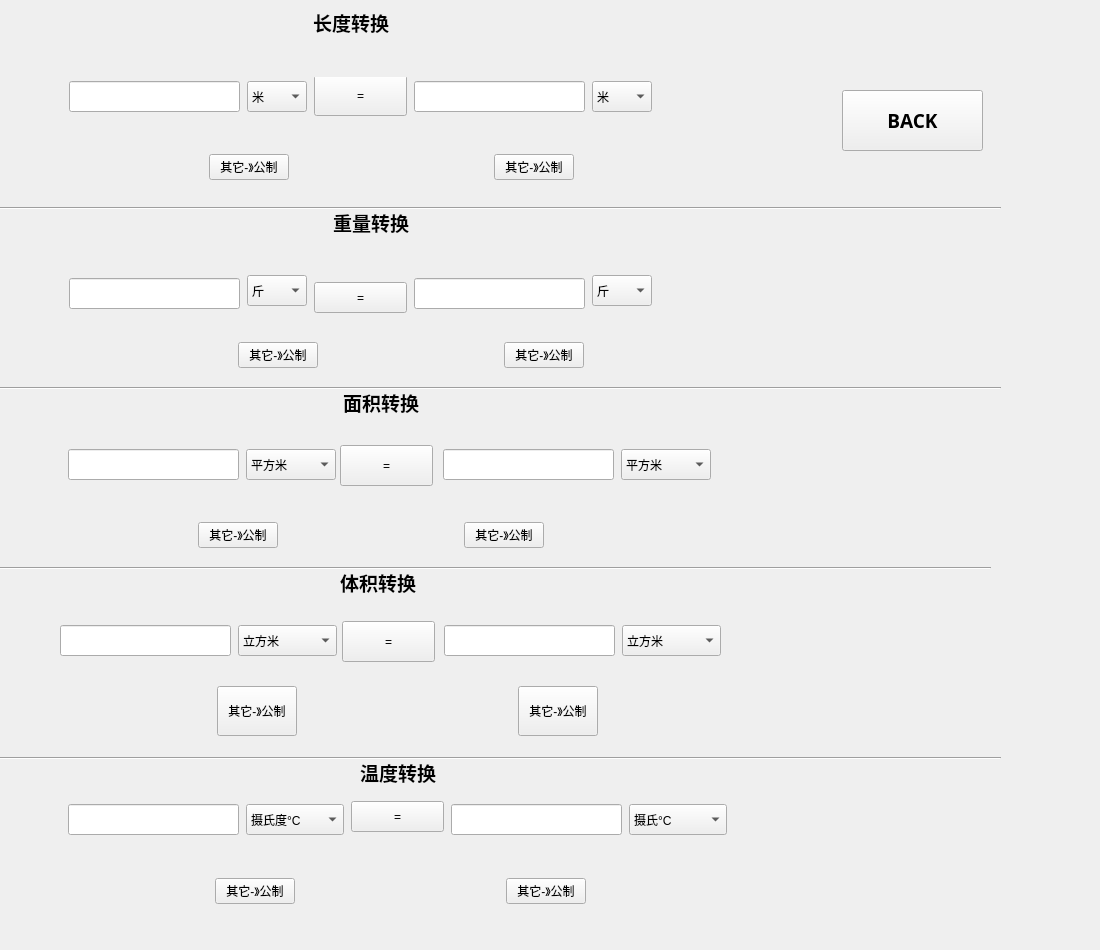
<?xml version="1.0" encoding="UTF-8"?>
<ui version="4.0">
 <class>Second</class>
 <widget class="QWidget" name="Second">
  <property name="geometry">
   <rect>
    <x>0</x>
    <y>0</y>
    <width>1100</width>
    <height>950</height>
   </rect>
  </property>
  <property name="minimumSize">
   <size>
    <width>1100</width>
    <height>950</height>
   </size>
  </property>
  <property name="maximumSize">
   <size>
    <width>1100</width>
    <height>950</height>
   </size>
  </property>
  <property name="windowTitle">
   <string>Form</string>
  </property>
  <widget class="QLabel" name="label">
   <property name="geometry">
    <rect>
     <x>313</x>
     <y>10</y>
     <width>101</width>
     <height>24</height>
    </rect>
   </property>
   <property name="font">
    <font>
     <family>Agency FB</family>
     <pointsize>14</pointsize>
     <weight>75</weight>
     <bold>true</bold>
    </font>
   </property>
   <property name="text">
    <string>长度转换</string>
   </property>
  </widget>
  <widget class="QWidget" name="widget_6" native="true">
   <property name="geometry">
    <rect>
     <x>11</x>
     <y>77</y>
     <width>699</width>
     <height>50</height>
    </rect>
   </property>
   <widget class="QLineEdit" name="lineEdit_9">
    <property name="geometry">
     <rect>
      <x>58</x>
      <y>4</y>
      <width>171</width>
      <height>31</height>
     </rect>
    </property>
   </widget>
   <widget class="QComboBox" name="comboBox_1">
    <property name="geometry">
     <rect>
      <x>236</x>
      <y>4</y>
      <width>60</width>
      <height>31</height>
     </rect>
    </property>
    <item>
     <property name="text">
      <string>米</string>
     </property>
    </item>
    <item>
     <property name="text">
      <string>英尺</string>
     </property>
    </item>
    <item>
     <property name="text">
      <string>千米</string>
     </property>
    </item>
    <item>
     <property name="text">
      <string>丈</string>
     </property>
    </item>
   </widget>
   <widget class="QPushButton" name="equal1">
    <property name="geometry">
     <rect>
      <x>303</x>
      <y>-2</y>
      <width>93</width>
      <height>41</height>
     </rect>
    </property>
    <property name="text">
     <string>=</string>
    </property>
   </widget>
   <widget class="QLineEdit" name="lineEdit_10">
    <property name="geometry">
     <rect>
      <x>403</x>
      <y>4</y>
      <width>171</width>
      <height>31</height>
     </rect>
    </property>
   </widget>
   <widget class="QComboBox" name="comboBox_2">
    <property name="geometry">
     <rect>
      <x>581</x>
      <y>4</y>
      <width>60</width>
      <height>31</height>
     </rect>
    </property>
    <item>
     <property name="text">
      <string>米</string>
     </property>
    </item>
    <item>
     <property name="text">
      <string>英尺</string>
     </property>
    </item>
    <item>
     <property name="text">
      <string>千米</string>
     </property>
    </item>
    <item>
     <property name="text">
      <string>丈</string>
     </property>
    </item>
   </widget>
  </widget>
  <widget class="QWidget" name="widget" native="true">
   <property name="geometry">
    <rect>
     <x>11</x>
     <y>142</y>
     <width>761</width>
     <height>50</height>
    </rect>
   </property>
   <layout class="QHBoxLayout" name="horizontalLayout_2">
    <item>
     <spacer name="horizontalSpacer">
      <property name="orientation">
       <enum>Qt::Horizontal</enum>
      </property>
      <property name="sizeHint" stdset="0">
       <size>
        <width>40</width>
        <height>20</height>
       </size>
      </property>
     </spacer>
    </item>
    <item>
     <widget class="QPushButton" name="pushButton_1">
      <property name="text">
       <string>其它-》公制</string>
      </property>
     </widget>
    </item>
    <item>
     <spacer name="horizontalSpacer_11">
      <property name="orientation">
       <enum>Qt::Horizontal</enum>
      </property>
      <property name="sizeHint" stdset="0">
       <size>
        <width>40</width>
        <height>20</height>
       </size>
      </property>
     </spacer>
    </item>
    <item>
     <widget class="QPushButton" name="pushButton_2">
      <property name="text">
       <string>其它-》公制</string>
      </property>
     </widget>
    </item>
    <item>
     <spacer name="horizontalSpacer_2">
      <property name="orientation">
       <enum>Qt::Horizontal</enum>
      </property>
      <property name="sizeHint" stdset="0">
       <size>
        <width>40</width>
        <height>20</height>
       </size>
      </property>
     </spacer>
    </item>
   </layout>
   <zorder>pushButton_2</zorder>
   <zorder>pushButton_1</zorder>
   <zorder>horizontalSpacer</zorder>
   <zorder>horizontalSpacer_2</zorder>
   <zorder>horizontalSpacer_11</zorder>
  </widget>
  <widget class="QLabel" name="label_2">
   <property name="geometry">
    <rect>
     <x>333</x>
     <y>210</y>
     <width>101</width>
     <height>24</height>
    </rect>
   </property>
   <property name="font">
    <font>
     <family>Agency FB</family>
     <pointsize>14</pointsize>
     <weight>75</weight>
     <bold>true</bold>
    </font>
   </property>
   <property name="layoutDirection">
    <enum>Qt::LeftToRight</enum>
   </property>
   <property name="text">
    <string>重量转换</string>
   </property>
  </widget>
  <widget class="QWidget" name="widget_2" native="true">
   <property name="geometry">
    <rect>
     <x>11</x>
     <y>274</y>
     <width>699</width>
     <height>50</height>
    </rect>
   </property>
   <widget class="QLineEdit" name="lineEdit_7">
    <property name="geometry">
     <rect>
      <x>58</x>
      <y>4</y>
      <width>171</width>
      <height>31</height>
     </rect>
    </property>
   </widget>
   <widget class="QComboBox" name="comboBox_3">
    <property name="geometry">
     <rect>
      <x>236</x>
      <y>1</y>
      <width>60</width>
      <height>31</height>
     </rect>
    </property>
    <property name="maximumSize">
     <size>
      <width>500</width>
      <height>50</height>
     </size>
    </property>
    <property name="editable">
     <bool>false</bool>
    </property>
    <property name="frame">
     <bool>true</bool>
    </property>
    <item>
     <property name="text">
      <string>斤</string>
     </property>
    </item>
    <item>
     <property name="text">
      <string>磅</string>
     </property>
    </item>
    <item>
     <property name="text">
      <string>千克</string>
     </property>
    </item>
   </widget>
   <widget class="QPushButton" name="equal2">
    <property name="geometry">
     <rect>
      <x>303</x>
      <y>8</y>
      <width>93</width>
      <height>31</height>
     </rect>
    </property>
    <property name="text">
     <string>=</string>
    </property>
   </widget>
   <widget class="QLineEdit" name="lineEdit_8">
    <property name="geometry">
     <rect>
      <x>403</x>
      <y>4</y>
      <width>171</width>
      <height>31</height>
     </rect>
    </property>
   </widget>
   <widget class="QComboBox" name="comboBox_4">
    <property name="geometry">
     <rect>
      <x>581</x>
      <y>1</y>
      <width>60</width>
      <height>31</height>
     </rect>
    </property>
    <property name="maximumSize">
     <size>
      <width>500</width>
      <height>50</height>
     </size>
    </property>
    <property name="editable">
     <bool>false</bool>
    </property>
    <property name="frame">
     <bool>true</bool>
    </property>
    <item>
     <property name="text">
      <string>斤</string>
     </property>
    </item>
    <item>
     <property name="text">
      <string>磅</string>
     </property>
    </item>
    <item>
     <property name="text">
      <string>千克</string>
     </property>
    </item>
   </widget>
  </widget>
  <widget class="QWidget" name="widget_8" native="true">
   <property name="geometry">
    <rect>
     <x>150</x>
     <y>330</y>
     <width>521</width>
     <height>50</height>
    </rect>
   </property>
   <layout class="QHBoxLayout" name="horizontalLayout">
    <item>
     <spacer name="horizontalSpacer_13">
      <property name="orientation">
       <enum>Qt::Horizontal</enum>
      </property>
      <property name="sizeHint" stdset="0">
       <size>
        <width>40</width>
        <height>20</height>
       </size>
      </property>
     </spacer>
    </item>
    <item>
     <widget class="QPushButton" name="pushButton_3">
      <property name="text">
       <string>其它-》公制</string>
      </property>
     </widget>
    </item>
    <item>
     <spacer name="horizontalSpacer_12">
      <property name="orientation">
       <enum>Qt::Horizontal</enum>
      </property>
      <property name="sizeType">
       <enum>QSizePolicy::Fixed</enum>
      </property>
      <property name="sizeHint" stdset="0">
       <size>
        <width>180</width>
        <height>20</height>
       </size>
      </property>
     </spacer>
    </item>
    <item>
     <widget class="QPushButton" name="pushButton_4">
      <property name="text">
       <string>其它-》公制</string>
      </property>
     </widget>
    </item>
    <item>
     <spacer name="horizontalSpacer_14">
      <property name="orientation">
       <enum>Qt::Horizontal</enum>
      </property>
      <property name="sizeHint" stdset="0">
       <size>
        <width>40</width>
        <height>20</height>
       </size>
      </property>
     </spacer>
    </item>
   </layout>
  </widget>
  <widget class="QLabel" name="label_3">
   <property name="geometry">
    <rect>
     <x>343</x>
     <y>390</y>
     <width>101</width>
     <height>24</height>
    </rect>
   </property>
   <property name="font">
    <font>
     <family>Agency FB</family>
     <pointsize>14</pointsize>
     <weight>75</weight>
     <bold>true</bold>
    </font>
   </property>
   <property name="text">
    <string>面积转换</string>
   </property>
  </widget>
  <widget class="QWidget" name="widget_3" native="true">
   <property name="geometry">
    <rect>
     <x>10</x>
     <y>445</y>
     <width>759</width>
     <height>50</height>
    </rect>
   </property>
   <widget class="QLineEdit" name="lineEdit_5">
    <property name="geometry">
     <rect>
      <x>58</x>
      <y>4</y>
      <width>171</width>
      <height>31</height>
     </rect>
    </property>
   </widget>
   <widget class="QComboBox" name="comboBox_5">
    <property name="geometry">
     <rect>
      <x>236</x>
      <y>4</y>
      <width>90</width>
      <height>31</height>
     </rect>
    </property>
    <item>
     <property name="text">
      <string>平方米</string>
     </property>
    </item>
    <item>
     <property name="text">
      <string>英亩</string>
     </property>
    </item>
    <item>
     <property name="text">
      <string>公顷</string>
     </property>
    </item>
    <item>
     <property name="text">
      <string>平方千米</string>
     </property>
    </item>
   </widget>
   <widget class="QPushButton" name="equal3">
    <property name="geometry">
     <rect>
      <x>330</x>
      <y>0</y>
      <width>93</width>
      <height>41</height>
     </rect>
    </property>
    <property name="text">
     <string>=</string>
    </property>
   </widget>
   <widget class="QLineEdit" name="lineEdit_6">
    <property name="geometry">
     <rect>
      <x>433</x>
      <y>4</y>
      <width>171</width>
      <height>31</height>
     </rect>
    </property>
   </widget>
   <widget class="QComboBox" name="comboBox_6">
    <property name="geometry">
     <rect>
      <x>611</x>
      <y>4</y>
      <width>90</width>
      <height>31</height>
     </rect>
    </property>
    <item>
     <property name="text">
      <string>平方米</string>
     </property>
    </item>
    <item>
     <property name="text">
      <string>英亩</string>
     </property>
    </item>
    <item>
     <property name="text">
      <string>公顷</string>
     </property>
    </item>
    <item>
     <property name="text">
      <string>平方千米</string>
     </property>
    </item>
   </widget>
  </widget>
  <widget class="QWidget" name="widget_9" native="true">
   <property name="geometry">
    <rect>
     <x>10</x>
     <y>510</y>
     <width>721</width>
     <height>50</height>
    </rect>
   </property>
   <layout class="QHBoxLayout" name="horizontalLayout_9">
    <item>
     <spacer name="horizontalSpacer_15">
      <property name="orientation">
       <enum>Qt::Horizontal</enum>
      </property>
      <property name="sizeHint" stdset="0">
       <size>
        <width>40</width>
        <height>20</height>
       </size>
      </property>
     </spacer>
    </item>
    <item>
     <widget class="QPushButton" name="pushButton_5">
      <property name="text">
       <string>其它-》公制</string>
      </property>
     </widget>
    </item>
    <item>
     <spacer name="horizontalSpacer_23">
      <property name="orientation">
       <enum>Qt::Horizontal</enum>
      </property>
      <property name="sizeType">
       <enum>QSizePolicy::Fixed</enum>
      </property>
      <property name="sizeHint" stdset="0">
       <size>
        <width>180</width>
        <height>20</height>
       </size>
      </property>
     </spacer>
    </item>
    <item>
     <widget class="QPushButton" name="pushButton_6">
      <property name="text">
       <string>其它-》公制</string>
      </property>
     </widget>
    </item>
    <item>
     <spacer name="horizontalSpacer_17">
      <property name="orientation">
       <enum>Qt::Horizontal</enum>
      </property>
      <property name="sizeHint" stdset="0">
       <size>
        <width>40</width>
        <height>20</height>
       </size>
      </property>
     </spacer>
    </item>
   </layout>
   <zorder>pushButton_6</zorder>
   <zorder>pushButton_5</zorder>
   <zorder>horizontalSpacer_15</zorder>
   <zorder>horizontalSpacer_17</zorder>
   <zorder>horizontalSpacer_23</zorder>
  </widget>
  <widget class="QLabel" name="label_4">
   <property name="geometry">
    <rect>
     <x>340</x>
     <y>570</y>
     <width>101</width>
     <height>24</height>
    </rect>
   </property>
   <property name="font">
    <font>
     <family>Agency FB</family>
     <pointsize>14</pointsize>
     <weight>75</weight>
     <bold>true</bold>
    </font>
   </property>
   <property name="text">
    <string>体积转换</string>
   </property>
  </widget>
  <widget class="QWidget" name="widget_4" native="true">
   <property name="geometry">
    <rect>
     <x>2</x>
     <y>621</y>
     <width>777</width>
     <height>50</height>
    </rect>
   </property>
   <widget class="QLineEdit" name="lineEdit_3">
    <property name="geometry">
     <rect>
      <x>58</x>
      <y>4</y>
      <width>171</width>
      <height>31</height>
     </rect>
    </property>
   </widget>
   <widget class="QComboBox" name="comboBox_7">
    <property name="geometry">
     <rect>
      <x>236</x>
      <y>4</y>
      <width>99</width>
      <height>31</height>
     </rect>
    </property>
    <item>
     <property name="text">
      <string>立方米</string>
     </property>
    </item>
    <item>
     <property name="text">
      <string>毫升（ml）</string>
     </property>
    </item>
    <item>
     <property name="text">
      <string>英国加仑</string>
     </property>
    </item>
    <item>
     <property name="text">
      <string>升（L）</string>
     </property>
    </item>
   </widget>
   <widget class="QPushButton" name="equal4">
    <property name="geometry">
     <rect>
      <x>340</x>
      <y>0</y>
      <width>93</width>
      <height>41</height>
     </rect>
    </property>
    <property name="text">
     <string>=</string>
    </property>
   </widget>
   <widget class="QLineEdit" name="lineEdit_4">
    <property name="geometry">
     <rect>
      <x>442</x>
      <y>4</y>
      <width>171</width>
      <height>31</height>
     </rect>
    </property>
   </widget>
   <widget class="QComboBox" name="comboBox_8">
    <property name="geometry">
     <rect>
      <x>620</x>
      <y>4</y>
      <width>99</width>
      <height>31</height>
     </rect>
    </property>
    <item>
     <property name="text">
      <string>立方米</string>
     </property>
    </item>
    <item>
     <property name="text">
      <string>毫升（ml）</string>
     </property>
    </item>
    <item>
     <property name="text">
      <string>英国加仑</string>
     </property>
    </item>
    <item>
     <property name="text">
      <string>升（L）</string>
     </property>
    </item>
   </widget>
  </widget>
  <widget class="QWidget" name="widget_10" native="true">
   <property name="geometry">
    <rect>
     <x>2</x>
     <y>686</y>
     <width>811</width>
     <height>50</height>
    </rect>
   </property>
   <layout class="QHBoxLayout" name="horizontalLayout_10">
    <item>
     <spacer name="horizontalSpacer_16">
      <property name="orientation">
       <enum>Qt::Horizontal</enum>
      </property>
      <property name="sizeHint" stdset="0">
       <size>
        <width>40</width>
        <height>20</height>
       </size>
      </property>
     </spacer>
    </item>
    <item>
     <widget class="QPushButton" name="pushButton_7">
      <property name="sizePolicy">
       <sizepolicy hsizetype="Minimum" vsizetype="Preferred">
        <horstretch>0</horstretch>
        <verstretch>0</verstretch>
       </sizepolicy>
      </property>
      <property name="text">
       <string>其它-》公制</string>
      </property>
     </widget>
    </item>
    <item>
     <spacer name="horizontalSpacer_22">
      <property name="orientation">
       <enum>Qt::Horizontal</enum>
      </property>
      <property name="sizeHint" stdset="0">
       <size>
        <width>40</width>
        <height>20</height>
       </size>
      </property>
     </spacer>
    </item>
    <item>
     <widget class="QPushButton" name="pushButton_8">
      <property name="sizePolicy">
       <sizepolicy hsizetype="Minimum" vsizetype="Preferred">
        <horstretch>0</horstretch>
        <verstretch>0</verstretch>
       </sizepolicy>
      </property>
      <property name="text">
       <string>其它-》公制</string>
      </property>
     </widget>
    </item>
    <item>
     <spacer name="horizontalSpacer_18">
      <property name="orientation">
       <enum>Qt::Horizontal</enum>
      </property>
      <property name="sizeHint" stdset="0">
       <size>
        <width>40</width>
        <height>20</height>
       </size>
      </property>
     </spacer>
    </item>
   </layout>
  </widget>
  <widget class="QLabel" name="label_5">
   <property name="geometry">
    <rect>
     <x>360</x>
     <y>760</y>
     <width>101</width>
     <height>24</height>
    </rect>
   </property>
   <property name="font">
    <font>
     <family>Agency FB</family>
     <pointsize>14</pointsize>
     <weight>75</weight>
     <bold>true</bold>
    </font>
   </property>
   <property name="text">
    <string>温度转换</string>
   </property>
  </widget>
  <widget class="QWidget" name="widget_5" native="true">
   <property name="geometry">
    <rect>
     <x>10</x>
     <y>790</y>
     <width>775</width>
     <height>61</height>
    </rect>
   </property>
   <widget class="QLineEdit" name="lineEdit_1">
    <property name="geometry">
     <rect>
      <x>58</x>
      <y>14</y>
      <width>171</width>
      <height>31</height>
     </rect>
    </property>
   </widget>
   <widget class="QComboBox" name="comboBox_9">
    <property name="geometry">
     <rect>
      <x>236</x>
      <y>14</y>
      <width>98</width>
      <height>31</height>
     </rect>
    </property>
    <item>
     <property name="text">
      <string>摄氏度°C</string>
     </property>
    </item>
    <item>
     <property name="text">
      <string>开式度°K</string>
     </property>
    </item>
    <item>
     <property name="text">
      <string>华氏度°F</string>
     </property>
    </item>
   </widget>
   <widget class="QPushButton" name="equal5">
    <property name="geometry">
     <rect>
      <x>341</x>
      <y>11</y>
      <width>93</width>
      <height>31</height>
     </rect>
    </property>
    <property name="text">
     <string>=</string>
    </property>
   </widget>
   <widget class="QLineEdit" name="lineEdit_2">
    <property name="geometry">
     <rect>
      <x>441</x>
      <y>14</y>
      <width>171</width>
      <height>31</height>
     </rect>
    </property>
   </widget>
   <widget class="QComboBox" name="comboBox_10">
    <property name="geometry">
     <rect>
      <x>619</x>
      <y>14</y>
      <width>98</width>
      <height>31</height>
     </rect>
    </property>
    <item>
     <property name="text">
      <string>摄氏°C</string>
     </property>
    </item>
    <item>
     <property name="text">
      <string>开式度°K</string>
     </property>
    </item>
    <item>
     <property name="text">
      <string>华氏°F</string>
     </property>
    </item>
   </widget>
   <zorder>comboBox_10</zorder>
   <zorder>comboBox_9</zorder>
   <zorder>lineEdit_1</zorder>
   <zorder>lineEdit_2</zorder>
   <zorder>equal5</zorder>
  </widget>
  <widget class="QWidget" name="widget_11" native="true">
   <property name="geometry">
    <rect>
     <x>10</x>
     <y>866</y>
     <width>781</width>
     <height>50</height>
    </rect>
   </property>
   <layout class="QHBoxLayout" name="horizontalLayout_11">
    <item>
     <spacer name="horizontalSpacer_19">
      <property name="orientation">
       <enum>Qt::Horizontal</enum>
      </property>
      <property name="sizeHint" stdset="0">
       <size>
        <width>40</width>
        <height>20</height>
       </size>
      </property>
     </spacer>
    </item>
    <item>
     <widget class="QPushButton" name="pushButton_9">
      <property name="text">
       <string>其它-》公制</string>
      </property>
     </widget>
    </item>
    <item>
     <spacer name="horizontalSpacer_21">
      <property name="orientation">
       <enum>Qt::Horizontal</enum>
      </property>
      <property name="sizeHint" stdset="0">
       <size>
        <width>40</width>
        <height>20</height>
       </size>
      </property>
     </spacer>
    </item>
    <item>
     <widget class="QPushButton" name="pushButton_10">
      <property name="text">
       <string>其它-》公制</string>
      </property>
     </widget>
    </item>
    <item>
     <spacer name="horizontalSpacer_20">
      <property name="orientation">
       <enum>Qt::Horizontal</enum>
      </property>
      <property name="sizeHint" stdset="0">
       <size>
        <width>40</width>
        <height>20</height>
       </size>
      </property>
     </spacer>
    </item>
   </layout>
  </widget>
  <widget class="Line" name="line">
   <property name="geometry">
    <rect>
     <x>0</x>
     <y>750</y>
     <width>1001</width>
     <height>16</height>
    </rect>
   </property>
   <property name="orientation">
    <enum>Qt::Horizontal</enum>
   </property>
  </widget>
  <widget class="Line" name="line_2">
   <property name="geometry">
    <rect>
     <x>-10</x>
     <y>560</y>
     <width>1001</width>
     <height>16</height>
    </rect>
   </property>
   <property name="orientation">
    <enum>Qt::Horizontal</enum>
   </property>
  </widget>
  <widget class="Line" name="line_3">
   <property name="geometry">
    <rect>
     <x>0</x>
     <y>380</y>
     <width>1001</width>
     <height>16</height>
    </rect>
   </property>
   <property name="orientation">
    <enum>Qt::Horizontal</enum>
   </property>
  </widget>
  <widget class="Line" name="line_4">
   <property name="geometry">
    <rect>
     <x>0</x>
     <y>200</y>
     <width>1001</width>
     <height>16</height>
    </rect>
   </property>
   <property name="orientation">
    <enum>Qt::Horizontal</enum>
   </property>
  </widget>
  <widget class="QPushButton" name="pushButton">
   <property name="geometry">
    <rect>
     <x>842</x>
     <y>90</y>
     <width>141</width>
     <height>61</height>
    </rect>
   </property>
   <property name="font">
    <font>
     <family>Arial Black</family>
     <pointsize>14</pointsize>
     <weight>75</weight>
     <bold>true</bold>
    </font>
   </property>
   <property name="styleSheet">
    <string notr="true">color：rgb（255，0，0）;
QPushButton{background-color:lightblue;}</string>
   </property>
   <property name="text">
    <string>BACK</string>
   </property>
  </widget>
 </widget>
 <resources/>
 <connections/>
</ui>
